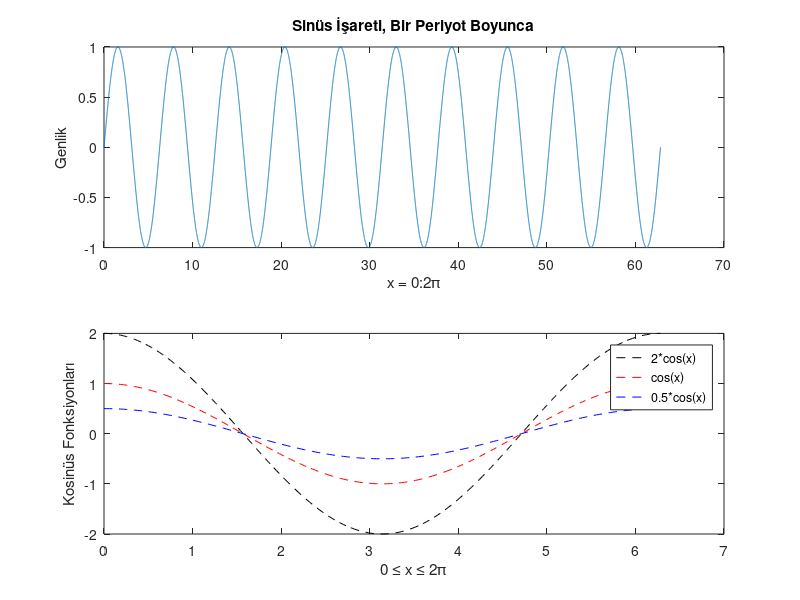

Reproduce this figure in MATLAB.
x = 0:pi/1000:20*pi;
y = sin(x);
subplot(2,1,1);
plot(x, y);
xlabel('x = 0:2\pi');
ylabel('Genlik');
title('Sinüs İşareti, Bir Periyot Boyunca');

x = 0:pi/100:2*pi;
y1 = 2*cos(x); y2 = cos(x);
y3 = 0.5*cos(x);

subplot(2,1,2);
plot(x, y1, 'k--', ...
     x, y2, 'r--', ...
     x, y3, 'b--');
xlabel('0 \leq x \leq 2\pi')
ylabel('Kosinüs Fonksiyonları')
legend('2*cos(x)', 'cos(x)', '0.5*cos(x)')